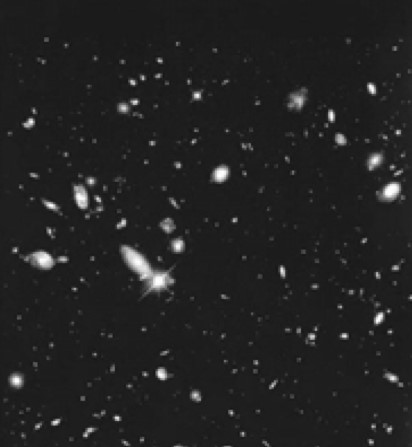
%> input picture Lab4/hubble.jpg, 412 x 447 px
$ octave Lab4.m   (GNU Octave 9; MATLAB toolbox functions it lacks are replaced by stand-ins)
%> lines starting %> are read from the running program, lines starting %| are printed output that depends on the picture; in (x1, y1, x2, y2) boxes, pixels count from 0 and x2, y2 are one past the last pixel; in counts of white or black regions, pixels touching at a corner belong together; the program's own positions count from 1
%===================================================================
clc
clearvars
close all
%===================================================================
%Q1
%====================================================================
%%
img = imread('hubble.jpg');
%> img is the input picture: size 447x412x3 uint8; min 15, max 255, mean 34.6
%size(img);
%applying binariation
img2=rgb2gray(img);
bw=imbinarize(img2);
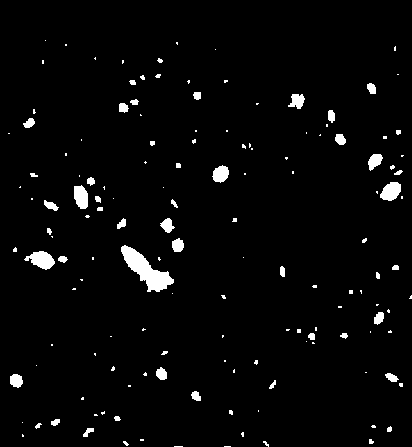
%> bw: size 447x412 logical; 2.9% white; 146 white regions (98 under 20 px), largest, box (x1, y1, x2, y2) and area: (121, 245, 174, 292) 1003, (24, 251, 55, 270) 349, (380, 182, 401, 201) 288

figure('name','Applying binariziton & ersrions')
subplot(331)
imshow(img)
title('orginal image')
subplot(332)
imshow(bw);
title('Binarize Image')
% applying the Erosion with different Shapes
se = strel('disk',3);
A2 = imerode(bw, se);
%> A2: size 447x412 logical; 1% white; 35 white regions (20 under 20 px), largest, box (x1, y1, x2, y2) and area: (123, 248, 172, 290) 657, (32, 253, 53, 267) 189, (382, 184, 399, 199) 164
subplot(333)
imshow(A2);
title('Erosion disk')
se = strel('octagon',3);
A3 = imerode(bw, se);
%> A3: size 447x412 logical; 0.68% white; 22 white regions (11 under 20 px), largest, box (x1, y1, x2, y2) and area: (124, 249, 170, 289) 535, (34, 254, 52, 266) 144, (383, 185, 398, 198) 123
subplot(334)
imshow(A3);
title('Erosion octagon 3')
%-----------------------------------

%applyin Dilation with different shapes
se = strel('disk',3);
A2 = imdilate(bw, se);
%> A2: size 447x412 logical; 7% white; 128 white regions, largest, box (x1, y1, x2, y2) and area: (119, 243, 176, 294) 1378, (22, 249, 70, 272) 657, (72, 175, 97, 211) 543
subplot(335)
imshow(A2);
title(' Dilation disk')
se = strel('diamond',3);
A2 = imdilate(bw, se);
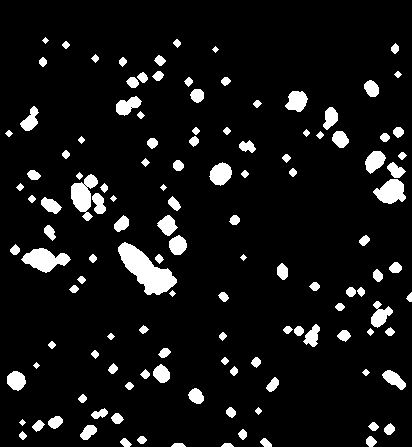
%> A2: size 447x412 logical; 8% white; 126 white regions, largest, box (x1, y1, x2, y2) and area: (118, 242, 177, 295) 1458, (21, 248, 71, 273) 705, (71, 174, 98, 221) 666
subplot(336)
imshow(A2);
title('Dilation diamond')
%-----------------------------------


figure('Name','open and close');
subplot(311)
imshow(img);
title('Orginal image')
se = strel('disk',5);
afteropen = imopen(bw,se);
%> afteropen: size 447x412 logical; 1.5% white; 11 white regions, largest, box (x1, y1, x2, y2) and area: (122, 247, 172, 291) 942, (32, 251, 54, 269) 309, (381, 182, 401, 200) 276
subplot(312)
imshow(afteropen);
title('Opening')
se = strel('disk',5);
closeBW = imclose(bw,se);
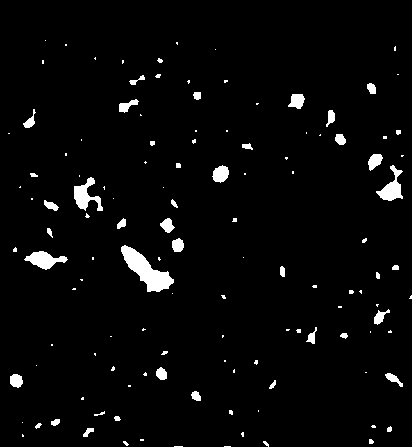
%> closeBW: size 447x412 logical; 3.1% white; 125 white regions (81 under 20 px), largest, box (x1, y1, x2, y2) and area: (121, 245, 174, 292) 1033, (74, 177, 103, 211) 452, (24, 251, 68, 270) 427
subplot(313)
imshow(closeBW);
title('Closing')

%----------------------------------
%%
labeled_img = logical(bw);
%feature extraction and size distribution
m = regionprops(labeled_img, 'EquivDiameter');
%> m = 146 regions; first 5, EquivDiameter: 1.6, 13.45, 4.51, 1.95, 1.13
allDiameters = [m.EquivDiameter];
%> allDiameters = 146 values, max 35.74 at index 47, min 1.13 at index 5, mean 5.12
numOfBins = 100; % arbitary value
figure;subplot (1,1,1)
[diamDist, binDiam] = hist(allDiameters, numOfBins);
%> diamDist = 100 values, max 19 at index 5, min 0 at index 22, mean 1.46; binDiam = 100 values from 1.3 to 35.56
bar(binDiam, diamDist, 'BarWidth', 1.0);
xlabel('Bin-Diameters');ylabel ('Diam-Distribution');title('Size-Distribution')
%> after `title('Size-Distribution')`:
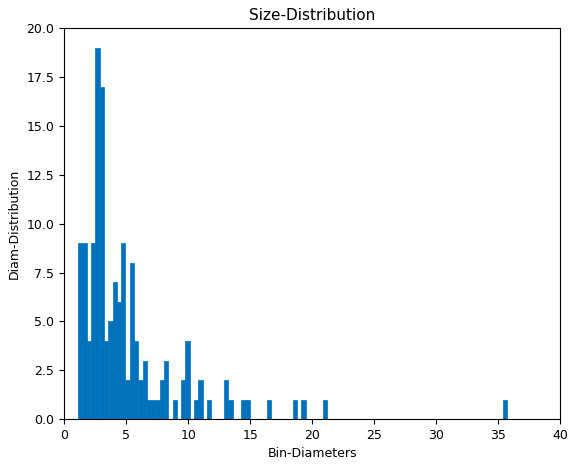
%> figure redrawn from the program's plot data; tallest bar 19 high, from x = 2.51 to 2.86

%=========================================================================
%Q2
%=========================================================================
%%
figure('Name','Erisoion&Delation ')
img3 = imread('Moon.png');
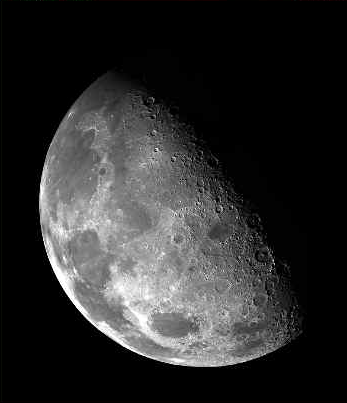
%> input picture Lab4/Moon.png, 347 x 403 px
%> img3 is the input picture: size 403x347x3 uint8; mean R, G, B 43.9, 43.9, 43.9
%size(img);
img4=rgb2gray(img3);
bw1=imbinarize(img4);
%> bw1: size 403x347 logical; 29.5% white; 186 white regions (181 under 20 px), largest, box (x1, y1, x2, y2) and area: (39, 97, 287, 367) 40608, (281, 310, 287, 322) 26, (269, 259, 275, 272) 25, (265, 309, 271, 321) 24, (157, 121, 162, 131) 21
subplot(221)
imshow(img3);
title('Orginal image')
se = strel('disk',3);
A3 = imerode(bw1, se);
%> A3: size 403x347 logical; 24.5% white; 19 white regions (13 under 20 px), largest, box (x1, y1, x2, y2) and area: (41, 105, 262, 365) 34013, (205, 201, 216, 217) 73, (247, 332, 265, 340) 45, (244, 289, 254, 295) 29, (228, 258, 235, 265) 27, (212, 217, 218, 225) 20
subplot(222)
imshow(A3);
title('Erosion disk')
se = strel('disk',5);
A4 = imerode(bw1, se);
%> A4: size 403x347 logical; 22% white; 4 white regions (3 under 20 px), largest, box (x1, y1, x2, y2) and area: (43, 108, 245, 363) 30823
subplot(223)
imshow(A4);
title('Erosion dimanod ')
%-----------------------------------

se = strel('disk',3);
A5 = imdilate(bw1, se);
%> A5: size 403x347 logical; 34.2% white; 9 white regions, largest, box (x1, y1, x2, y2) and area: (37, 94, 301, 369) 47654, (233, 191, 238, 199) 36, (214, 158, 220, 165) 35
subplot(224)
imshow(A5);
title(' Dilation disk')
% [7 lines of commented-out code are left out]

%%
figure('Name',' moon open and close');
subplot(221)
imshow(img4);
title('Orginal Image')
se = strel('disk',5);
afteropen = imopen(bw1,se);
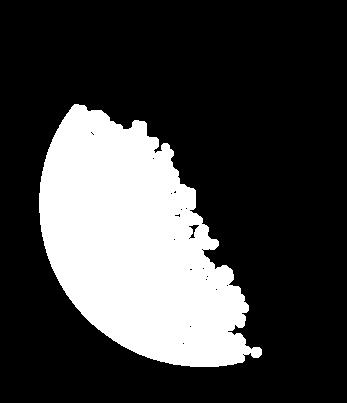
%> afteropen: size 403x347 logical; 25.8% white; 1 white region, box (x1, y1, x2, y2) and area: (39, 104, 262, 367) 36039
subplot(222)
imshow(afteropen);
title('Opeining')
se = strel('disk',5);
closeBW = imclose(bw1,se);
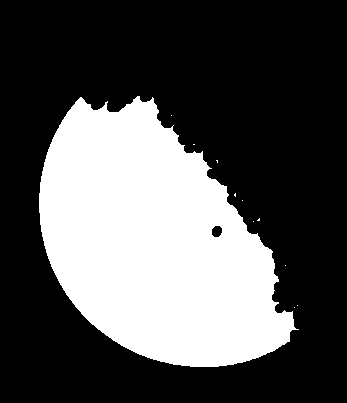
%> closeBW: size 403x347 logical; 32.8% white; 11 white regions (10 under 20 px), largest, box (x1, y1, x2, y2) and area: (39, 96, 299, 367) 45902
subplot(223)
imshow(closeBW);
title('Closing')
%> (the run ends here)
